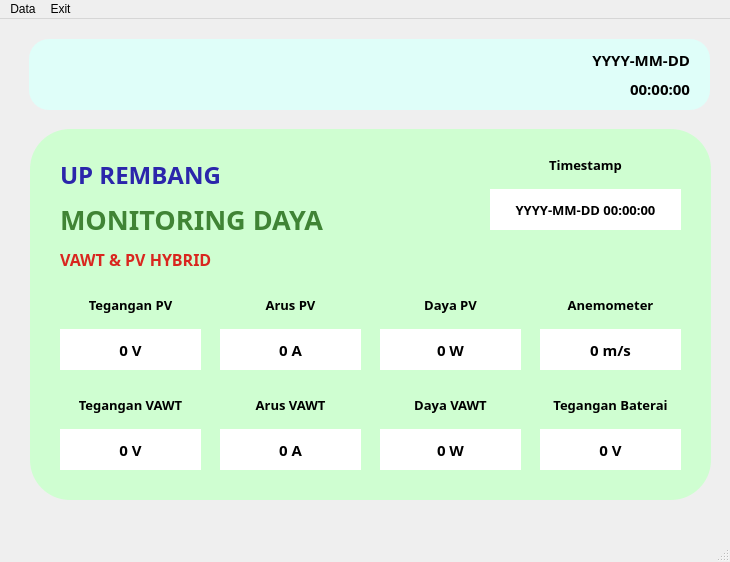
<?xml version="1.0" encoding="UTF-8"?>
<ui version="4.0">
 <class>MainWindow</class>
 <widget class="QMainWindow" name="MainWindow">
  <property name="geometry">
   <rect>
    <x>0</x>
    <y>0</y>
    <width>730</width>
    <height>562</height>
   </rect>
  </property>
  <property name="windowTitle">
   <string>Monitoring Kontrol Daya</string>
  </property>
  <property name="windowIcon">
   <iconset>
    <normaloff>../assets/0049-logo-pjb-removebg-preview.png</normaloff>../assets/0049-logo-pjb-removebg-preview.png</iconset>
  </property>
  <widget class="QWidget" name="centralwidget">
   <widget class="QFrame" name="frame_1">
    <property name="geometry">
     <rect>
      <x>30</x>
      <y>110</y>
      <width>681</width>
      <height>371</height>
     </rect>
    </property>
    <property name="layoutDirection">
     <enum>Qt::LeftToRight</enum>
    </property>
    <property name="styleSheet">
     <string notr="true">background-color: rgba(205, 255, 208, 0.950);
border-top-left-radius: 40px;
border-top-right-radius: 40px;
border-bottom-left-radius: 40px;
border-bottom-right-radius: 40px;</string>
    </property>
    <property name="frameShape">
     <enum>QFrame::StyledPanel</enum>
    </property>
    <property name="frameShadow">
     <enum>QFrame::Raised</enum>
    </property>
    <widget class="QLabel" name="label">
     <property name="geometry">
      <rect>
       <x>30</x>
       <y>30</y>
       <width>401</width>
       <height>31</height>
      </rect>
     </property>
     <property name="font">
      <font>
       <family>PibotoLt</family>
       <pointsize>18</pointsize>
       <weight>75</weight>
       <bold>true</bold>
      </font>
     </property>
     <property name="styleSheet">
      <string notr="true">color: rgb(43, 38, 171);
background-color: rgba(211, 255, 225, 0);</string>
     </property>
     <property name="text">
      <string>UP REMBANG</string>
     </property>
     <property name="alignment">
      <set>Qt::AlignLeading|Qt::AlignLeft|Qt::AlignVCenter</set>
     </property>
    </widget>
    <widget class="QLabel" name="label_2">
     <property name="geometry">
      <rect>
       <x>30</x>
       <y>70</y>
       <width>311</width>
       <height>41</height>
      </rect>
     </property>
     <property name="font">
      <font>
       <family>PibotoLt</family>
       <pointsize>20</pointsize>
       <weight>75</weight>
       <bold>true</bold>
      </font>
     </property>
     <property name="styleSheet">
      <string notr="true">color: rgb(64, 132, 53);
background-color: rgba(211, 255, 225, 0);</string>
     </property>
     <property name="text">
      <string>MONITORING DAYA</string>
     </property>
     <property name="alignment">
      <set>Qt::AlignLeading|Qt::AlignLeft|Qt::AlignVCenter</set>
     </property>
    </widget>
    <widget class="QLabel" name="label_3">
     <property name="geometry">
      <rect>
       <x>30</x>
       <y>110</y>
       <width>241</width>
       <height>41</height>
      </rect>
     </property>
     <property name="font">
      <font>
       <family>PibotoLt</family>
       <pointsize>12</pointsize>
       <weight>75</weight>
       <bold>true</bold>
      </font>
     </property>
     <property name="styleSheet">
      <string notr="true">color: rgb(217, 38, 31);
background-color: rgba(211, 255, 225, 0);</string>
     </property>
     <property name="text">
      <string>VAWT &amp; PV HYBRID</string>
     </property>
     <property name="alignment">
      <set>Qt::AlignLeading|Qt::AlignLeft|Qt::AlignVCenter</set>
     </property>
    </widget>
    <widget class="QLabel" name="label_pvv">
     <property name="geometry">
      <rect>
       <x>30</x>
       <y>160</y>
       <width>141</width>
       <height>31</height>
      </rect>
     </property>
     <property name="font">
      <font>
       <family>PibotoLt</family>
       <pointsize>10</pointsize>
       <weight>75</weight>
       <bold>true</bold>
      </font>
     </property>
     <property name="styleSheet">
      <string notr="true">color: rgb(0, 0, 0);
background-color: None;</string>
     </property>
     <property name="text">
      <string>Tegangan PV</string>
     </property>
     <property name="alignment">
      <set>Qt::AlignCenter</set>
     </property>
    </widget>
    <widget class="QLabel" name="label_pva">
     <property name="geometry">
      <rect>
       <x>190</x>
       <y>160</y>
       <width>141</width>
       <height>31</height>
      </rect>
     </property>
     <property name="font">
      <font>
       <family>PibotoLt</family>
       <pointsize>10</pointsize>
       <weight>75</weight>
       <bold>true</bold>
      </font>
     </property>
     <property name="styleSheet">
      <string notr="true">color: rgb(0, 0, 0);
background-color: None;</string>
     </property>
     <property name="text">
      <string>Arus PV</string>
     </property>
     <property name="alignment">
      <set>Qt::AlignCenter</set>
     </property>
    </widget>
    <widget class="QLabel" name="label_pvw">
     <property name="geometry">
      <rect>
       <x>350</x>
       <y>160</y>
       <width>141</width>
       <height>31</height>
      </rect>
     </property>
     <property name="font">
      <font>
       <family>PibotoLt</family>
       <pointsize>10</pointsize>
       <weight>75</weight>
       <bold>true</bold>
      </font>
     </property>
     <property name="styleSheet">
      <string notr="true">color: rgb(0, 0, 0);
background-color: None;</string>
     </property>
     <property name="text">
      <string>Daya PV</string>
     </property>
     <property name="alignment">
      <set>Qt::AlignCenter</set>
     </property>
    </widget>
    <widget class="QLabel" name="label_anemo">
     <property name="geometry">
      <rect>
       <x>510</x>
       <y>160</y>
       <width>141</width>
       <height>31</height>
      </rect>
     </property>
     <property name="font">
      <font>
       <family>PibotoLt</family>
       <pointsize>10</pointsize>
       <weight>75</weight>
       <bold>true</bold>
      </font>
     </property>
     <property name="styleSheet">
      <string notr="true">color: rgb(0, 0, 0);
background-color: None;</string>
     </property>
     <property name="text">
      <string>Anemometer</string>
     </property>
     <property name="alignment">
      <set>Qt::AlignCenter</set>
     </property>
    </widget>
    <widget class="QLabel" name="label_vawtv">
     <property name="geometry">
      <rect>
       <x>30</x>
       <y>260</y>
       <width>141</width>
       <height>31</height>
      </rect>
     </property>
     <property name="font">
      <font>
       <family>PibotoLt</family>
       <pointsize>10</pointsize>
       <weight>75</weight>
       <bold>true</bold>
      </font>
     </property>
     <property name="styleSheet">
      <string notr="true">color: rgb(0, 0, 0);
background-color: None;</string>
     </property>
     <property name="text">
      <string>Tegangan VAWT</string>
     </property>
     <property name="alignment">
      <set>Qt::AlignCenter</set>
     </property>
    </widget>
    <widget class="QLabel" name="label_vawta">
     <property name="geometry">
      <rect>
       <x>190</x>
       <y>260</y>
       <width>141</width>
       <height>31</height>
      </rect>
     </property>
     <property name="font">
      <font>
       <family>PibotoLt</family>
       <pointsize>10</pointsize>
       <weight>75</weight>
       <bold>true</bold>
      </font>
     </property>
     <property name="styleSheet">
      <string notr="true">color: rgb(0, 0, 0);
background-color: None;</string>
     </property>
     <property name="text">
      <string>Arus VAWT</string>
     </property>
     <property name="alignment">
      <set>Qt::AlignCenter</set>
     </property>
    </widget>
    <widget class="QLabel" name="label_vawtw">
     <property name="geometry">
      <rect>
       <x>350</x>
       <y>260</y>
       <width>141</width>
       <height>31</height>
      </rect>
     </property>
     <property name="font">
      <font>
       <family>PibotoLt</family>
       <pointsize>10</pointsize>
       <weight>75</weight>
       <bold>true</bold>
      </font>
     </property>
     <property name="styleSheet">
      <string notr="true">color: rgb(0, 0, 0);
background-color: None;</string>
     </property>
     <property name="text">
      <string>Daya VAWT</string>
     </property>
     <property name="alignment">
      <set>Qt::AlignCenter</set>
     </property>
    </widget>
    <widget class="QLabel" name="label_bateraiv">
     <property name="geometry">
      <rect>
       <x>510</x>
       <y>260</y>
       <width>141</width>
       <height>31</height>
      </rect>
     </property>
     <property name="font">
      <font>
       <family>PibotoLt</family>
       <pointsize>10</pointsize>
       <weight>75</weight>
       <bold>true</bold>
      </font>
     </property>
     <property name="styleSheet">
      <string notr="true">color: rgb(0, 0, 0);
background-color: None;</string>
     </property>
     <property name="text">
      <string>Tegangan Baterai</string>
     </property>
     <property name="alignment">
      <set>Qt::AlignCenter</set>
     </property>
    </widget>
    <widget class="QLabel" name="val1">
     <property name="geometry">
      <rect>
       <x>30</x>
       <y>200</y>
       <width>141</width>
       <height>41</height>
      </rect>
     </property>
     <property name="font">
      <font>
       <family>PibotoLt</family>
       <pointsize>11</pointsize>
       <weight>75</weight>
       <bold>true</bold>
      </font>
     </property>
     <property name="styleSheet">
      <string notr="true">background-color: rgb(255, 255, 255);</string>
     </property>
     <property name="text">
      <string>0 V</string>
     </property>
     <property name="alignment">
      <set>Qt::AlignCenter</set>
     </property>
    </widget>
    <widget class="QLabel" name="val1_2">
     <property name="geometry">
      <rect>
       <x>30</x>
       <y>300</y>
       <width>141</width>
       <height>41</height>
      </rect>
     </property>
     <property name="font">
      <font>
       <family>PibotoLt</family>
       <pointsize>11</pointsize>
       <weight>75</weight>
       <bold>true</bold>
      </font>
     </property>
     <property name="styleSheet">
      <string notr="true">background-color: rgb(255, 255, 255);</string>
     </property>
     <property name="text">
      <string>0 V</string>
     </property>
     <property name="alignment">
      <set>Qt::AlignCenter</set>
     </property>
    </widget>
    <widget class="QLabel" name="val1_3">
     <property name="geometry">
      <rect>
       <x>190</x>
       <y>200</y>
       <width>141</width>
       <height>41</height>
      </rect>
     </property>
     <property name="font">
      <font>
       <family>PibotoLt</family>
       <pointsize>11</pointsize>
       <weight>75</weight>
       <bold>true</bold>
      </font>
     </property>
     <property name="styleSheet">
      <string notr="true">background-color: rgb(255, 255, 255);</string>
     </property>
     <property name="text">
      <string>0 A</string>
     </property>
     <property name="alignment">
      <set>Qt::AlignCenter</set>
     </property>
    </widget>
    <widget class="QLabel" name="val1_4">
     <property name="geometry">
      <rect>
       <x>350</x>
       <y>200</y>
       <width>141</width>
       <height>41</height>
      </rect>
     </property>
     <property name="font">
      <font>
       <family>PibotoLt</family>
       <pointsize>11</pointsize>
       <weight>75</weight>
       <bold>true</bold>
      </font>
     </property>
     <property name="styleSheet">
      <string notr="true">background-color: rgb(255, 255, 255);</string>
     </property>
     <property name="text">
      <string>0 W</string>
     </property>
     <property name="alignment">
      <set>Qt::AlignCenter</set>
     </property>
    </widget>
    <widget class="QLabel" name="val1_5">
     <property name="geometry">
      <rect>
       <x>510</x>
       <y>200</y>
       <width>141</width>
       <height>41</height>
      </rect>
     </property>
     <property name="font">
      <font>
       <family>PibotoLt</family>
       <pointsize>11</pointsize>
       <weight>75</weight>
       <bold>true</bold>
      </font>
     </property>
     <property name="styleSheet">
      <string notr="true">background-color: rgb(255, 255, 255);</string>
     </property>
     <property name="text">
      <string>0 m/s</string>
     </property>
     <property name="alignment">
      <set>Qt::AlignCenter</set>
     </property>
    </widget>
    <widget class="QLabel" name="val1_6">
     <property name="geometry">
      <rect>
       <x>190</x>
       <y>300</y>
       <width>141</width>
       <height>41</height>
      </rect>
     </property>
     <property name="font">
      <font>
       <family>PibotoLt</family>
       <pointsize>11</pointsize>
       <weight>75</weight>
       <bold>true</bold>
      </font>
     </property>
     <property name="styleSheet">
      <string notr="true">background-color: rgb(255, 255, 255);</string>
     </property>
     <property name="text">
      <string>0 A</string>
     </property>
     <property name="alignment">
      <set>Qt::AlignCenter</set>
     </property>
    </widget>
    <widget class="QLabel" name="val1_7">
     <property name="geometry">
      <rect>
       <x>350</x>
       <y>300</y>
       <width>141</width>
       <height>41</height>
      </rect>
     </property>
     <property name="font">
      <font>
       <family>PibotoLt</family>
       <pointsize>11</pointsize>
       <weight>75</weight>
       <bold>true</bold>
      </font>
     </property>
     <property name="styleSheet">
      <string notr="true">background-color: rgb(255, 255, 255);</string>
     </property>
     <property name="text">
      <string>0 W</string>
     </property>
     <property name="alignment">
      <set>Qt::AlignCenter</set>
     </property>
    </widget>
    <widget class="QLabel" name="val1_8">
     <property name="geometry">
      <rect>
       <x>510</x>
       <y>300</y>
       <width>141</width>
       <height>41</height>
      </rect>
     </property>
     <property name="font">
      <font>
       <family>PibotoLt</family>
       <pointsize>11</pointsize>
       <weight>75</weight>
       <bold>true</bold>
      </font>
     </property>
     <property name="styleSheet">
      <string notr="true">background-color: rgb(255, 255, 255);</string>
     </property>
     <property name="text">
      <string>0 V</string>
     </property>
     <property name="alignment">
      <set>Qt::AlignCenter</set>
     </property>
    </widget>
    <widget class="QLabel" name="label_timestamp">
     <property name="geometry">
      <rect>
       <x>460</x>
       <y>60</y>
       <width>191</width>
       <height>41</height>
      </rect>
     </property>
     <property name="font">
      <font>
       <family>PibotoLt</family>
       <pointsize>10</pointsize>
       <weight>75</weight>
       <bold>true</bold>
      </font>
     </property>
     <property name="autoFillBackground">
      <bool>false</bool>
     </property>
     <property name="styleSheet">
      <string notr="true">background-color: rgb(255, 255, 255);</string>
     </property>
     <property name="text">
      <string>YYYY-MM-DD 00:00:00</string>
     </property>
     <property name="alignment">
      <set>Qt::AlignCenter</set>
     </property>
    </widget>
    <widget class="QLabel" name="label_timestamp_1">
     <property name="geometry">
      <rect>
       <x>470</x>
       <y>20</y>
       <width>171</width>
       <height>31</height>
      </rect>
     </property>
     <property name="font">
      <font>
       <family>PibotoLt</family>
       <pointsize>10</pointsize>
       <weight>75</weight>
       <bold>true</bold>
      </font>
     </property>
     <property name="styleSheet">
      <string notr="true">color: rgb(0, 0, 0);
background-color: None;</string>
     </property>
     <property name="text">
      <string>Timestamp</string>
     </property>
     <property name="alignment">
      <set>Qt::AlignCenter</set>
     </property>
    </widget>
   </widget>
   <widget class="QFrame" name="frame_2">
    <property name="geometry">
     <rect>
      <x>29</x>
      <y>20</y>
      <width>681</width>
      <height>71</height>
     </rect>
    </property>
    <property name="styleSheet">
     <string notr="true">background-color: rgba(222, 255, 250, 0.93);
border-top-left-radius: 20px;
border-top-right-radius: 20px;
border-bottom-left-radius: 20px;
border-bottom-right-radius: 20px;</string>
    </property>
    <property name="frameShape">
     <enum>QFrame::StyledPanel</enum>
    </property>
    <property name="frameShadow">
     <enum>QFrame::Raised</enum>
    </property>
    <widget class="QLabel" name="bumn">
     <property name="geometry">
      <rect>
       <x>20</x>
       <y>20</y>
       <width>171</width>
       <height>31</height>
      </rect>
     </property>
     <property name="styleSheet">
      <string notr="true">background-color: None;</string>
     </property>
     <property name="text">
      <string/>
     </property>
     <property name="pixmap">
      <pixmap>../assets/Logo_BUMN_Untuk_Indonesia_2020.png</pixmap>
     </property>
     <property name="scaledContents">
      <bool>true</bool>
     </property>
    </widget>
    <widget class="QLabel" name="pjb">
     <property name="geometry">
      <rect>
       <x>270</x>
       <y>10</y>
       <width>211</width>
       <height>51</height>
      </rect>
     </property>
     <property name="styleSheet">
      <string notr="true">background-color: None;</string>
     </property>
     <property name="text">
      <string/>
     </property>
     <property name="pixmap">
      <pixmap>../assets/0049-logo-pjb-removebg-preview.png</pixmap>
     </property>
     <property name="scaledContents">
      <bool>true</bool>
     </property>
     <property name="alignment">
      <set>Qt::AlignCenter</set>
     </property>
    </widget>
    <widget class="QLabel" name="label_date">
     <property name="geometry">
      <rect>
       <x>490</x>
       <y>11</y>
       <width>171</width>
       <height>20</height>
      </rect>
     </property>
     <property name="font">
      <font>
       <family>PibotoLt</family>
       <pointsize>11</pointsize>
       <weight>75</weight>
       <bold>true</bold>
      </font>
     </property>
     <property name="autoFillBackground">
      <bool>false</bool>
     </property>
     <property name="styleSheet">
      <string notr="true">background-color: None;</string>
     </property>
     <property name="text">
      <string>YYYY-MM-DD</string>
     </property>
     <property name="alignment">
      <set>Qt::AlignRight|Qt::AlignTrailing|Qt::AlignVCenter</set>
     </property>
    </widget>
    <widget class="QLabel" name="label_time">
     <property name="geometry">
      <rect>
       <x>490</x>
       <y>40</y>
       <width>171</width>
       <height>20</height>
      </rect>
     </property>
     <property name="font">
      <font>
       <family>PibotoLt</family>
       <pointsize>11</pointsize>
       <weight>75</weight>
       <bold>true</bold>
      </font>
     </property>
     <property name="autoFillBackground">
      <bool>false</bool>
     </property>
     <property name="styleSheet">
      <string notr="true">background-color: None;</string>
     </property>
     <property name="text">
      <string>00:00:00</string>
     </property>
     <property name="alignment">
      <set>Qt::AlignRight|Qt::AlignTrailing|Qt::AlignVCenter</set>
     </property>
    </widget>
   </widget>
   <widget class="QLabel" name="bgimage">
    <property name="geometry">
     <rect>
      <x>-240</x>
      <y>-90</y>
      <width>1641</width>
      <height>881</height>
     </rect>
    </property>
    <property name="text">
     <string/>
    </property>
    <property name="pixmap">
     <pixmap>../assets/tes2.png</pixmap>
    </property>
    <property name="scaledContents">
     <bool>false</bool>
    </property>
   </widget>
   <zorder>bgimage</zorder>
   <zorder>frame_1</zorder>
   <zorder>frame_2</zorder>
  </widget>
  <widget class="QMenuBar" name="menubar">
   <property name="geometry">
    <rect>
     <x>0</x>
     <y>0</y>
     <width>730</width>
     <height>27</height>
    </rect>
   </property>
   <widget class="QMenu" name="menuData">
    <property name="title">
     <string>Data</string>
    </property>
    <addaction name="actionDownload_data_2"/>
    <addaction name="actionShow_data_2"/>
   </widget>
   <widget class="QMenu" name="menuExit">
    <property name="title">
     <string>Exit</string>
    </property>
    <addaction name="actionExit"/>
   </widget>
   <addaction name="menuData"/>
   <addaction name="menuExit"/>
  </widget>
  <widget class="QStatusBar" name="statusbar"/>
  <action name="actionShow_data">
   <property name="text">
    <string>Show data</string>
   </property>
  </action>
  <action name="actionDownload_data">
   <property name="text">
    <string>Download data</string>
   </property>
  </action>
  <action name="actionDownload_data_2">
   <property name="text">
    <string>Download data</string>
   </property>
  </action>
  <action name="actionShow_data_2">
   <property name="text">
    <string>Show data</string>
   </property>
  </action>
  <action name="actionExit">
   <property name="text">
    <string>Exit</string>
   </property>
  </action>
 </widget>
 <resources>
  <include location="../assets/res.qrc"/>
 </resources>
 <connections/>
</ui>
